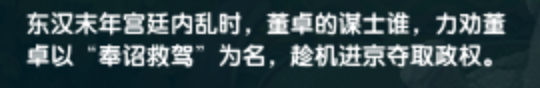
#> input picture test-pic/image.png, 540 x 88 px; its folder holds only this picture in this run
$ python -i ocr_engine.py   (imports and definitions only)
#> lines starting #> are read from the running program, lines starting #| are printed output that depends on the picture
#> further down, picture is the input picture: PIL image 540x88 RGB; mean R, G, B 57.6, 75.8, 79.6
import io
import logging

import numpy as np
from PIL import Image, ImageEnhance, ImageFilter

logger = logging.getLogger(__name__)

_ocr_engine = None

# 最大图片边长，超过则等比缩小（PaddleOCR 对超大图检测精度会下降）
MAX_IMAGE_SIDE = 2048
# 最小图片边长，小于则放大（太小文字模糊）
MIN_IMAGE_SIDE = 600
# 对比度增强系数，1.0=不增强，>1=增强，<1=减弱
CONTRAST_FACTOR = 1.8
# 锐化强度，0=不锐化，1=标准锐化，>1=更强
SHARPEN_FACTOR = 1.3


# [20 lines left out: function get_ocr_engine, not called in this run]


def _preprocess(image: Image.Image) -> np.ndarray:
    """
    图片预处理，提升 OCR 识别精度。

    步骤:
    1. 转 RGB（排除 RGBA/灰度等格式干扰）
    2. 等比缩放到合适尺寸
    3. 对比度增强（提升文字与背景反差）
    4. 锐化（让文字边缘更清晰）
    5. 中值滤波去噪
    """
    # 1. 转 RGB
    if image.mode != "RGB":
        image = image.convert("RGB")

    # 2. 等比缩放
    w, h = image.size
#> w = 540; h = 88
    max_side = max(w, h)
#> max_side = 540
    if max_side > MAX_IMAGE_SIDE:
        scale = MAX_IMAGE_SIDE / max_side
        image = image.resize((int(w * scale), int(h * scale)), Image.LANCZOS)
    elif max_side < MIN_IMAGE_SIDE:
        scale = MIN_IMAGE_SIDE / max_side
#> scale = 1.11
        image = image.resize((int(w * scale), int(h * scale)), Image.LANCZOS)
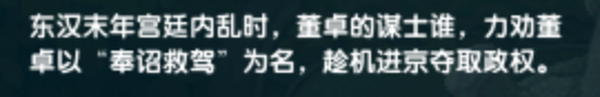
#> image: PIL image 600x97 RGB; mean R, G, B 57.6, 75.8, 79.6

    # 3. 对比度增强
    enhancer = ImageEnhance.Contrast(image)
    image = enhancer.enhance(CONTRAST_FACTOR)
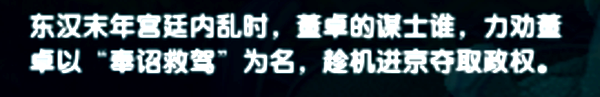
#> image: PIL image 600x97 RGB; mean R, G, B 59.7, 70.3, 76.3

    # 4. 锐化
    if SHARPEN_FACTOR > 0:
        for _ in range(int(SHARPEN_FACTOR)):
            image = image.filter(ImageFilter.SHARPEN)
#> this loop made 1 pass
#> pass 1, in _preprocess, `image = image.filter(ImageFilter.SHARPEN)`:
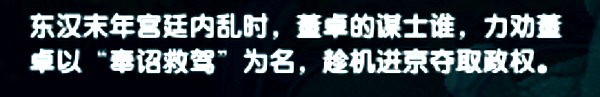
#> image: PIL image 600x97 RGB; mean R, G, B 58.9, 68.6, 74.2

    # 5. 中值滤波去噪（3x3 窗口）
    image = image.filter(ImageFilter.MedianFilter(size=3))
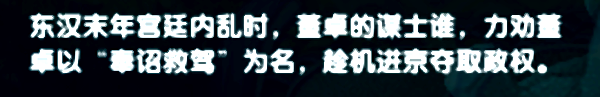
#> image: PIL image 600x97 RGB; mean R, G, B 59.4, 69.3, 75.1

    return np.array(image)


# [122 lines left out: functions recognize, _load_questions_for_correction, _normalize_for_compare, correct_ocr_text, _lcs_ratio, not called in this run]

>>> from PIL import Image
>>> picture = Image.open('../../test-pic/image.png')
>>> result = _preprocess(picture)
